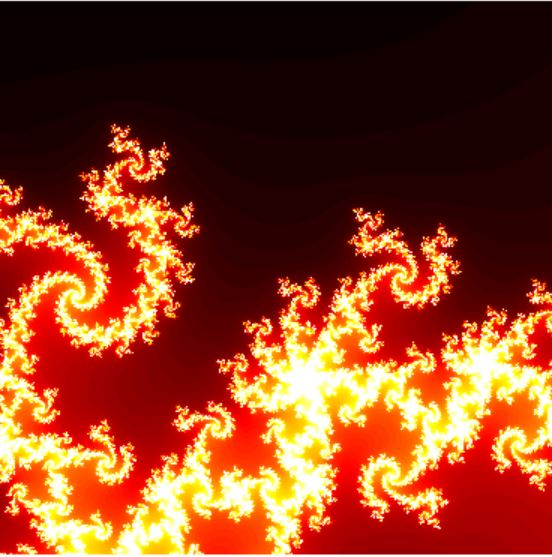

This chart was generated by the following Python code:
import numpy as np
import matplotlib.pyplot as plt

def mandelbrot(n_rows, n_columns, iterations):
    x_cor = np.linspace(-0.22, -0.219, 1000)
    y_cor = np.linspace(-0.70, -0.699, 1000)
    x_len = len(x_cor)
    y_len = len(y_cor)
    output = np.zeros((x_len,y_len))
    for i in range(x_len):
        for j in range(y_len):
            c = complex(x_cor[i],y_cor[j])
            z = complex(0, 0)
            count = 0
            for k in range(iterations):
                z = (z * z) + c
                count = count + 1
                if (abs(z) > 4):
                    break
            output[i,j] = count
            print((i/x_len)*100,"% completed")

    print(output)
    plt.imshow(output.T, cmap = "hot")
    plt.axis("off")
    plt.show()
mandelbrot(1000,1000,120)
